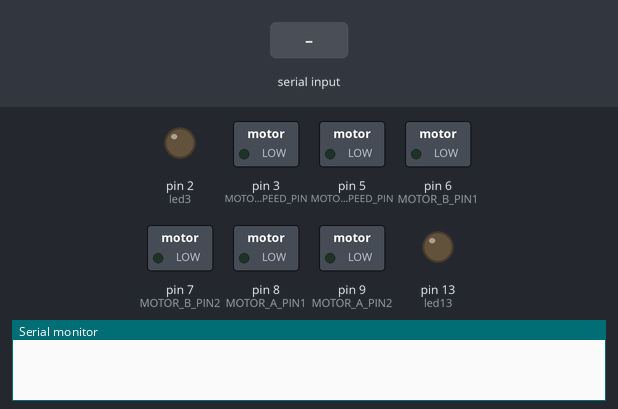
A sketch run on a simulated Arduino Uno, built with avr-gcc and run on an emulated ATmega328P. On the bench: switched loads named in the sketch (green lamp = pin HIGH), output pins drawn as LEDs (lit = HIGH), the last lines printed to the serial monitor. The test bench sets the inputs (shaded band).

Above: at 1.3 s.
1.4 s: "3" received over Serial
At 2.2 s:
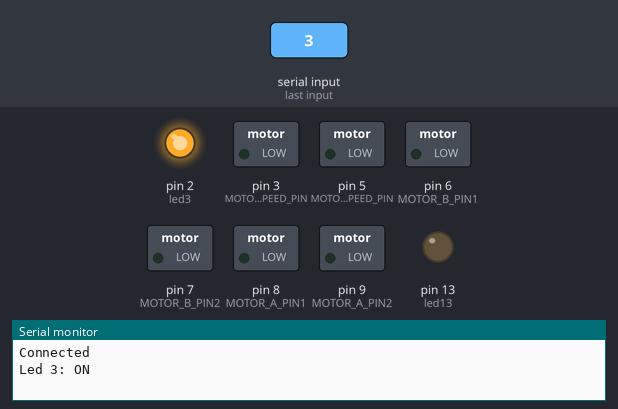
2.9 s: "c" received over Serial
At 3.4 s:
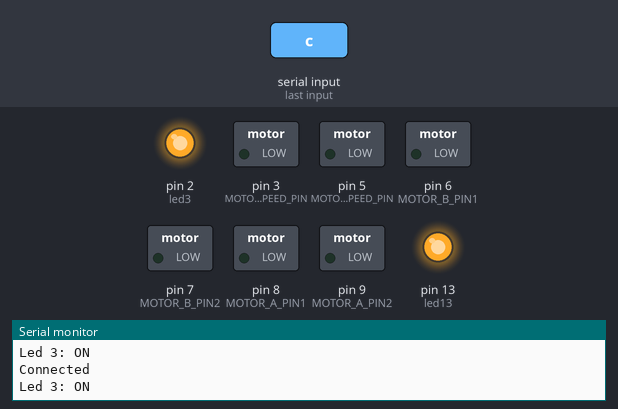
4.4 s: "3" received over Serial
At 5.7 s:
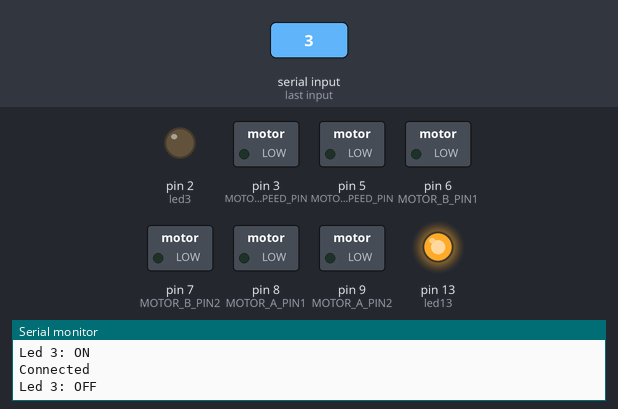
Timing chart, 0 to 7.4 s (numbered marks = the images above; inputs shaded):
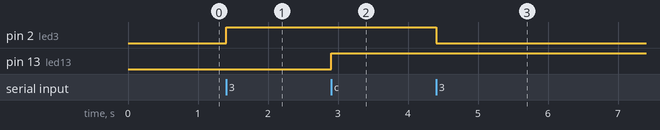

Measured:
- after the input at 1.4 s, pin 2 (led3): LOW → HIGH at once
- after the input at 2.9 s, pin 13 (led13): LOW → HIGH at once
- after the input at 4.4 s, pin 2 (led3): HIGH → LOW at once

The sketch:

Mobileapp.ino
```cpp
//Motor setup
#define MOTOR_A_SPEED_PIN 3
#define MOTOR_B_SPEED_PIN 5
#define MOTOR_B_PIN1 6
#define MOTOR_B_PIN2 7
#define MOTOR_A_PIN1 8
#define MOTOR_A_PIN2 9


//Sensor
int TRIGGER_PIN = 10;
int ECHO_PIN = 11;
int MAX_DISTANCE= 200;
long duration;
long distance;

//Testa led med bluetooth
int led3 = 2;
int ledFlag3 = 0;
int led13 = 13;
int ledFlag13 = 0;
char character;

void setup() {
  // put your setup code here, to run once:
  //Motor
  pinMode(MOTOR_A_SPEED_PIN, OUTPUT);
  pinMode(MOTOR_A_PIN1, OUTPUT);
  pinMode(MOTOR_A_PIN2, OUTPUT);
  pinMode(MOTOR_B_SPEED_PIN, OUTPUT);
  pinMode(MOTOR_B_PIN1, OUTPUT);
  pinMode(MOTOR_B_PIN2, OUTPUT);

  //Sensor
  pinMode(TRIGGER_PIN,OUTPUT);
  pinMode(ECHO_PIN,INPUT);

  pinMode(led3, OUTPUT);
  pinMode(led13, OUTPUT);
  Serial.begin(9600);
  delay(100);
}

void loop() {
  // put your main code here, to run repeatedly:

  if(Serial.available()>0)
  {
    Serial.println("Connected");
    character = Serial.read();
    switch(character)
    {
      case '3':
        if(ledFlag3 == 0)
        {
            digitalWrite(led3, HIGH);
            Serial.println("Led 3: ON");
            ledFlag3 = 1;
        }
        else if(ledFlag3 == 1)
          {
            digitalWrite(led3, LOW);
            Serial.println("Led 3: OFF");
            ledFlag3 = 0;
          }
        break;
      case 'c':
        if(ledFlag13 == 0)
        {
            digitalWrite(led13, HIGH);
            Serial.println("Led 3: ON");
            ledFlag13 = 1;
        }
        else if(ledFlag13 == 1)
          {
            digitalWrite(led13, LOW);
            Serial.println("Led 3: OFF");
            ledFlag13 = 0;
          }
        break;
    }
    delay(50);
  }
}

//Motor
void forward(){
  digitalWrite(MOTOR_B_PIN1, HIGH);
  digitalWrite(MOTOR_B_PIN2, LOW);
  analogWrite(MOTOR_B_SPEED_PIN, 200);

  digitalWrite(MOTOR_A_PIN1, HIGH);
  digitalWrite(MOTOR_A_PIN2, LOW);
  analogWrite(MOTOR_A_SPEED_PIN, 200);
}
void backwards(){
  digitalWrite(MOTOR_B_PIN1, LOW);
  digitalWrite(MOTOR_B_PIN2, HIGH);
  analogWrite(MOTOR_B_SPEED_PIN, 200);

  digitalWrite(MOTOR_A_PIN1, LOW);
  digitalWrite(MOTOR_A_PIN2, HIGH);
  analogWrite(MOTOR_A_SPEED_PIN, 200);
}

void left(){
  analogWrite(MOTOR_B_SPEED_PIN, 100);
  analogWrite(MOTOR_A_SPEED_PIN, 200);
}

void right(){
  analogWrite(MOTOR_B_SPEED_PIN, 200);
  analogWrite(MOTOR_A_SPEED_PIN, 100);
}

//Sensor
void getDistance(){
  digitalWrite(TRIGGER_PIN,LOW);
  delayMicroseconds(2);

  digitalWrite(TRIGGER_PIN,HIGH);
  delayMicroseconds(10);
  digitalWrite(TRIGGER_PIN,LOW);

  duration=pulseIn(ECHO_PIN,HIGH);
  distance=(duration/2) / 29.1;
  Serial.print("The distance is ");
  Serial.println(String(distance));

  delay(100);
}
```
